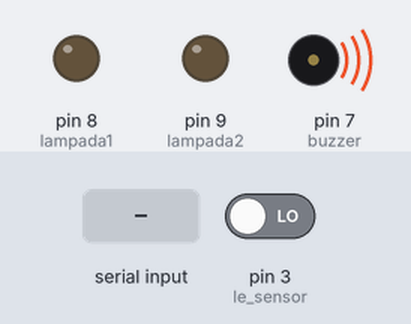
Recording of a sketch running on a simulated Arduino Uno, built with avr-gcc and run on an emulated ATmega328P. Parts: output pins drawn as LEDs (lit = HIGH), buzzer (waves = sounding, pin HIGH). The test bench sets the inputs (shaded band); at power-on: pin 3 (le_sensor) LOW.

Above: at 1.2 s.
1.3 s: pin 3 (le_sensor) driven HIGH
At 2.5 s:
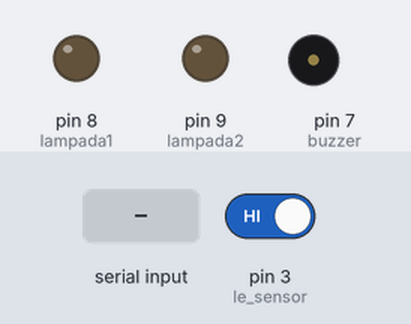
2.8 s: "A" received over the second serial link
At 3.6 s:
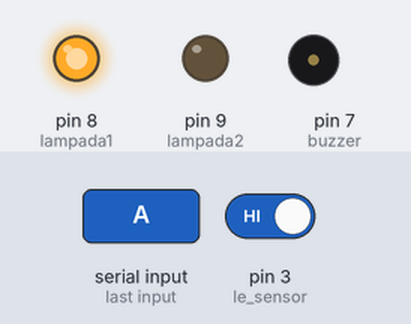
4.3 s: "B" received over the second serial link
At 4.8 s:
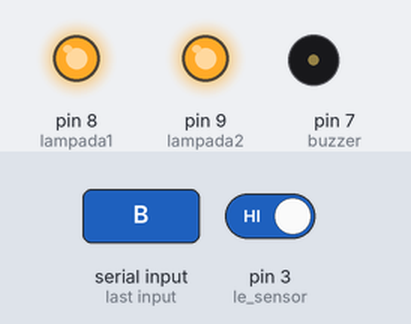
5.8 s: "a" received over the second serial link
At 7.0 s:
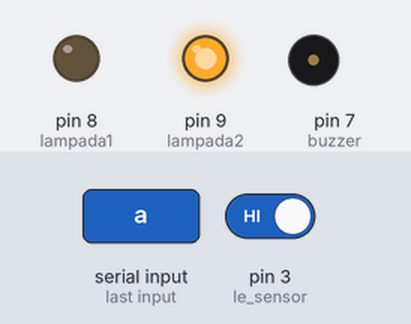
7.3 s: pin 3 (le_sensor) driven LOW
At 8.3 s:
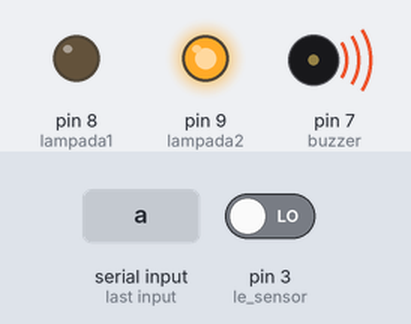
8.8 s: "A" received over the second serial link
At 9.4 s:
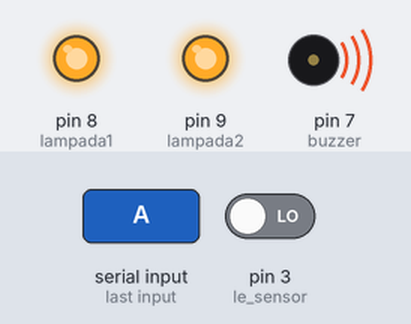
Timing chart, 0 to 11.3 s (numbered marks = the images above; inputs shaded):
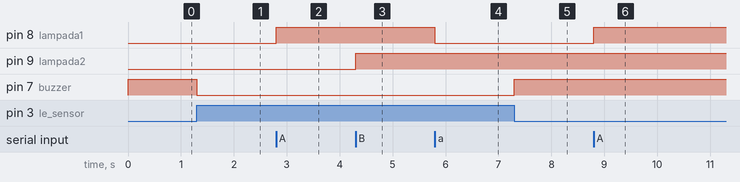

Measured:
- after the input at 1.3 s, pin 7 (buzzer): HIGH → LOW at once
- after the input at 2.8 s, pin 8 (lampada1): LOW → HIGH at once
- after the input at 4.3 s, pin 9 (lampada2): LOW → HIGH at once
- after the input at 5.8 s, pin 8 (lampada1): HIGH → LOW at once
- after the input at 7.3 s, pin 7 (buzzer): LOW → HIGH at once
- after the input at 8.8 s, pin 8 (lampada1): LOW → HIGH at once

The sketch:

proto.ino
```cpp
#include <SoftwareSerial.h>

SoftwareSerial mySerial(0, 1); // 0-RX, 1-TX

int lampada2 = 9; // Define a porta Digital 9 como rele.
int lampada1 = 8; // Define a porta Digital 8 como rele1.
int buzzer = 7; // Define a porta Digital 7 como rele2.
int ativa_sensor = 6; // Define a porta Digital 6 como rele3.
int le_sensor = 3;

// Interrupt Service Routine (ISR)
void toca_alarme(){
  if(digitalRead(le_sensor) == HIGH) {
    digitalWrite(buzzer, LOW);
  }
  else{
    digitalWrite(buzzer, HIGH);
  }
}

void setup() {
 mySerial.begin(9600); // Define a comunicação serial em 9600.
 pinMode(lampada1, OUTPUT); // Declara rele como um pino de saida.
 pinMode(lampada2, OUTPUT); // Declara rele1 como um pino de saida.
 pinMode(buzzer, OUTPUT); // Declara rele2 como um pino de saida.
 pinMode(ativa_sensor, OUTPUT); // Declara rele3 como um pino de saida.
 pinMode(le_sensor, INPUT); // Declara pino 3 (le_sensor) como um pino de entrada.
 digitalWrite(buzzer, HIGH);
 digitalWrite(ativa_sensor, LOW); // Põem o sensor em estado baixo = 0V
 attachInterrupt(digitalPinToInterrupt(le_sensor), toca_alarme, CHANGE);  //interrupção para tocar alarme quando detecta presença
}

void loop() {
 char caracter = mySerial.read(); // Faz a leitura da caractere

 if (caracter == 'A') { // Se identificada caractere 'A'.
 digitalWrite(lampada1, HIGH); // Desliga lampada1.
 }
 if (caracter == 'a') { // Se identificada caractere 'a'.
 digitalWrite(lampada1, LOW); // Liga lampada1.
 }
 if (caracter == 'B') { // Se identificada caractere 'B'.
 digitalWrite(lampada2, HIGH); // Desliga lampada2.
 }
 if (caracter == 'b') { // Se identificada caractere 'b'.
 digitalWrite(lampada2, LOW); // Liga lampada2.
 }
 if (caracter == 'C') { // Se identificada caractere 'C'.
 digitalWrite(ativa_sensor, HIGH); // Liga sensor.
 }
 if (caracter == 'c') { // Se identificada caractere 'c'.
 digitalWrite(ativa_sensor, LOW); // Desliga sensor.
 }

}
```
